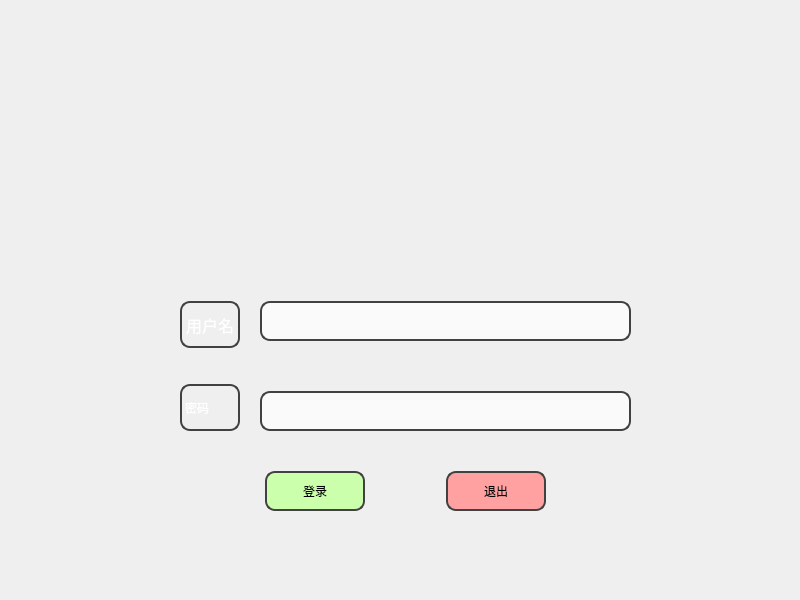
<?xml version="1.0" encoding="UTF-8"?>
<ui version="4.0">
 <class>Login_win</class>
 <widget class="QDialog" name="Login_win">
  <property name="geometry">
   <rect>
    <x>0</x>
    <y>0</y>
    <width>800</width>
    <height>600</height>
   </rect>
  </property>
  <property name="sizePolicy">
   <sizepolicy hsizetype="Fixed" vsizetype="Fixed">
    <horstretch>0</horstretch>
    <verstretch>0</verstretch>
   </sizepolicy>
  </property>
  <property name="minimumSize">
   <size>
    <width>800</width>
    <height>600</height>
   </size>
  </property>
  <property name="maximumSize">
   <size>
    <width>800</width>
    <height>600</height>
   </size>
  </property>
  <property name="windowTitle">
   <string>Login_win</string>
  </property>
  <property name="styleSheet">
   <string notr="true">QDialog#Login_win{
	border-image: url(:/material/weavelogo2.png);
}</string>
  </property>
  <widget class="QWidget" name="horizontalLayoutWidget">
   <property name="geometry">
    <rect>
     <x>190</x>
     <y>470</y>
     <width>431</width>
     <height>42</height>
    </rect>
   </property>
   <layout class="QGridLayout" name="gridLayout_4">
    <item row="0" column="0">
     <widget class="QPushButton" name="EnterBtn">
      <property name="sizePolicy">
       <sizepolicy hsizetype="Fixed" vsizetype="Fixed">
        <horstretch>0</horstretch>
        <verstretch>0</verstretch>
       </sizepolicy>
      </property>
      <property name="minimumSize">
       <size>
        <width>100</width>
        <height>40</height>
       </size>
      </property>
      <property name="maximumSize">
       <size>
        <width>100</width>
        <height>40</height>
       </size>
      </property>
      <property name="styleSheet">
       <string notr="true">background-color: rgb(204, 255, 172);
border-radius:10px;
border-style:solid;
border-width:2px;
border-color:rgb(65, 65, 65);
font: 11pt &quot;AcadEref&quot;;</string>
      </property>
      <property name="text">
       <string>登录</string>
      </property>
     </widget>
    </item>
    <item row="0" column="1">
     <widget class="QPushButton" name="ExitBtn">
      <property name="sizePolicy">
       <sizepolicy hsizetype="Fixed" vsizetype="Fixed">
        <horstretch>0</horstretch>
        <verstretch>0</verstretch>
       </sizepolicy>
      </property>
      <property name="minimumSize">
       <size>
        <width>100</width>
        <height>40</height>
       </size>
      </property>
      <property name="maximumSize">
       <size>
        <width>100</width>
        <height>40</height>
       </size>
      </property>
      <property name="styleSheet">
       <string notr="true">background-color: rgb(255, 161, 161);
border-radius:10px;
border-style:solid;
border-width:2px;
border-color:rgb(65, 65, 65);
font: 11pt &quot;AcadEref&quot;;</string>
      </property>
      <property name="text">
       <string>退出</string>
      </property>
     </widget>
    </item>
   </layout>
  </widget>
  <widget class="QWidget" name="formLayoutWidget">
   <property name="geometry">
    <rect>
     <x>170</x>
     <y>290</y>
     <width>471</width>
     <height>162</height>
    </rect>
   </property>
   <layout class="QGridLayout" name="gridLayout_3">
    <property name="leftMargin">
     <number>10</number>
    </property>
    <property name="topMargin">
     <number>10</number>
    </property>
    <property name="rightMargin">
     <number>10</number>
    </property>
    <property name="bottomMargin">
     <number>20</number>
    </property>
    <property name="spacing">
     <number>20</number>
    </property>
    <item row="0" column="0">
     <layout class="QVBoxLayout" name="verticalLayout_2">
      <property name="spacing">
       <number>36</number>
      </property>
      <item>
       <widget class="QLabel" name="label_3">
        <property name="font">
         <font>
          <family>Arial Black</family>
          <pointsize>12</pointsize>
          <weight>10</weight>
          <italic>false</italic>
          <bold>false</bold>
         </font>
        </property>
        <property name="styleSheet">
         <string notr="true">color: rgb(255, 255, 255);
font: 87 12pt &quot;Arial Black&quot;;
border-radius:10px;
border-style:solid;
border-width:2px;
border-color:rgb(65, 65, 65);
background-color:transparent;</string>
        </property>
        <property name="text">
         <string>用户名</string>
        </property>
       </widget>
      </item>
      <item>
       <widget class="QLabel" name="label_2">
        <property name="styleSheet">
         <string notr="true">color: rgb(255, 255, 255);
font: 87 12pt &quot;Arial Black&quot;;
border-radius:10px;
border-style:solid;
border-width:2px;
border-color:rgb(65, 65, 65);
background-color:transparent;</string>
        </property>
        <property name="text">
         <string>密码</string>
        </property>
       </widget>
      </item>
     </layout>
    </item>
    <item row="0" column="1">
     <layout class="QVBoxLayout" name="verticalLayout">
      <property name="spacing">
       <number>50</number>
      </property>
      <item>
       <widget class="QLineEdit" name="UserLine">
        <property name="sizePolicy">
         <sizepolicy hsizetype="Expanding" vsizetype="Preferred">
          <horstretch>0</horstretch>
          <verstretch>0</verstretch>
         </sizepolicy>
        </property>
        <property name="minimumSize">
         <size>
          <width>0</width>
          <height>40</height>
         </size>
        </property>
        <property name="maximumSize">
         <size>
          <width>16777215</width>
          <height>40</height>
         </size>
        </property>
        <property name="styleSheet">
         <string notr="true">border-radius:10px;
border-style:solid;
border-width:2px;
border-color:rgb(65, 65, 65);
background-color:rgb(250, 250, 250)</string>
        </property>
       </widget>
      </item>
      <item>
       <widget class="QLineEdit" name="PasswdLine">
        <property name="minimumSize">
         <size>
          <width>0</width>
          <height>40</height>
         </size>
        </property>
        <property name="maximumSize">
         <size>
          <width>16777215</width>
          <height>40</height>
         </size>
        </property>
        <property name="styleSheet">
         <string notr="true">border-radius:10px;
border-style:solid;
border-width:2px;
border-color:rgb(65, 65, 65);
background-color:rgb(250, 250, 250)</string>
        </property>
       </widget>
      </item>
     </layout>
    </item>
   </layout>
  </widget>
  <widget class="QLabel" name="label">
   <property name="geometry">
    <rect>
     <x>260</x>
     <y>120</y>
     <width>280</width>
     <height>280</height>
    </rect>
   </property>
   <property name="minimumSize">
    <size>
     <width>280</width>
     <height>280</height>
    </size>
   </property>
   <property name="styleSheet">
    <string notr="true">
image: url(:/material/Tunder.png);border-radius:30px;</string>
   </property>
   <property name="text">
    <string/>
   </property>
  </widget>
  <zorder>label</zorder>
  <zorder>horizontalLayoutWidget</zorder>
  <zorder>formLayoutWidget</zorder>
 </widget>
 <resources/>
 <connections/>
</ui>
